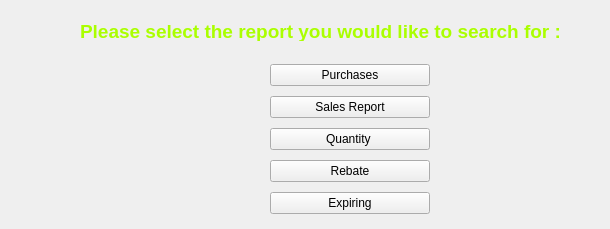
      <widget class="QWidget" name="MAIN_REPORT_PAGE">
       <widget class="QWidget" name="verticalLayoutWidget_4">
        <property name="geometry">
         <rect>
          <x>270</x>
          <y>60</y>
          <width>160</width>
          <height>160</height>
         </rect>
        </property>
        <layout class="QVBoxLayout" name="verticalLayout_4">
         <item>
          <widget class="QPushButton" name="purchases_rep">
           <property name="text">
            <string>Purchases</string>
           </property>
          </widget>
         </item>
         <item>
          <widget class="QPushButton" name="sales_rep">
           <property name="text">
            <string>Sales Report</string>
           </property>
          </widget>
         </item>
         <item>
          <widget class="QPushButton" name="quantity_rep">
           <property name="text">
            <string>Quantity </string>
           </property>
          </widget>
         </item>
         <item>
          <widget class="QPushButton" name="rebate_rep">
           <property name="text">
            <string>Rebate</string>
           </property>
          </widget>
         </item>
         <item>
          <widget class="QPushButton" name="expiring_rep">
           <property name="text">
            <string>Expiring</string>
           </property>
          </widget>
         </item>
        </layout>
       </widget>
       <widget class="QLabel" name="searchReportLabel">
        <property name="geometry">
         <rect>
          <x>80</x>
          <y>20</y>
          <width>521</width>
          <height>21</height>
         </rect>
        </property>
        <property name="text">
         <string>&lt;html&gt;&lt;head/&gt;&lt;body&gt;&lt;p&gt;&lt;span style=&quot; font-size:14pt; font-weight:600; color:#aaff00;&quot;&gt;Please select the report you would like to search for :&lt;/span&gt;&lt;/p&gt;&lt;/body&gt;&lt;/html&gt;</string>
        </property>
       </widget>
      </widget>
